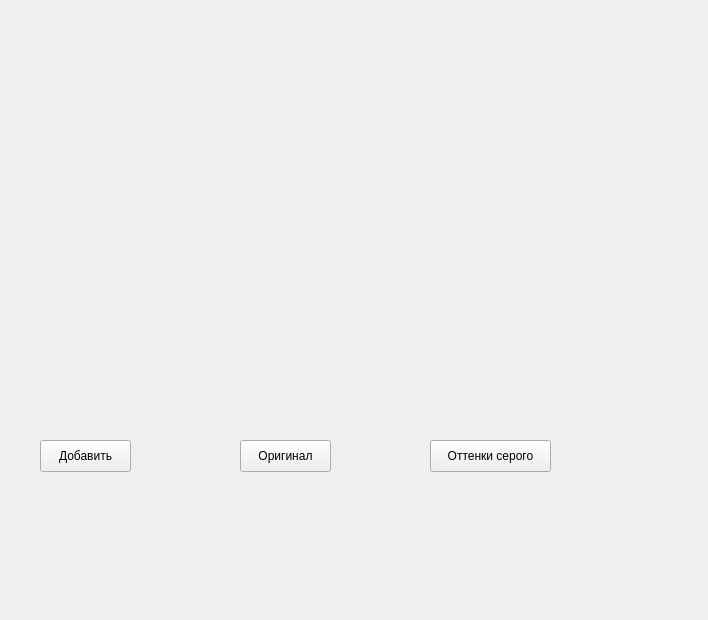
<?xml version="1.0" encoding="UTF-8"?>
<ui version="4.0">
 <class>Widget</class>
 <widget class="QWidget" name="Widget">
  <property name="geometry">
   <rect>
    <x>0</x>
    <y>0</y>
    <width>708</width>
    <height>620</height>
   </rect>
  </property>
  <property name="windowTitle">
   <string>Widget</string>
  </property>
  <widget class="QPushButton" name="pushButton">
   <property name="geometry">
    <rect>
     <x>40</x>
     <y>440</y>
     <width>91</width>
     <height>32</height>
    </rect>
   </property>
   <property name="text">
    <string>Добавить</string>
   </property>
  </widget>
  <widget class="QPushButton" name="pushButton_2">
   <property name="geometry">
    <rect>
     <x>240</x>
     <y>440</y>
     <width>91</width>
     <height>32</height>
    </rect>
   </property>
   <property name="text">
    <string>Оригинал</string>
   </property>
  </widget>
  <widget class="QPushButton" name="pushButton_3">
   <property name="geometry">
    <rect>
     <x>430</x>
     <y>440</y>
     <width>121</width>
     <height>32</height>
    </rect>
   </property>
   <property name="text">
    <string>Оттенки серого</string>
   </property>
  </widget>
  <widget class="QLabel" name="label">
   <property name="geometry">
    <rect>
     <x>60</x>
     <y>30</y>
     <width>281</width>
     <height>91</height>
    </rect>
   </property>
   <property name="text">
    <string/>
   </property>
  </widget>
 </widget>
 <layoutdefault spacing="6" margin="11"/>
 <resources/>
 <connections/>
</ui>
